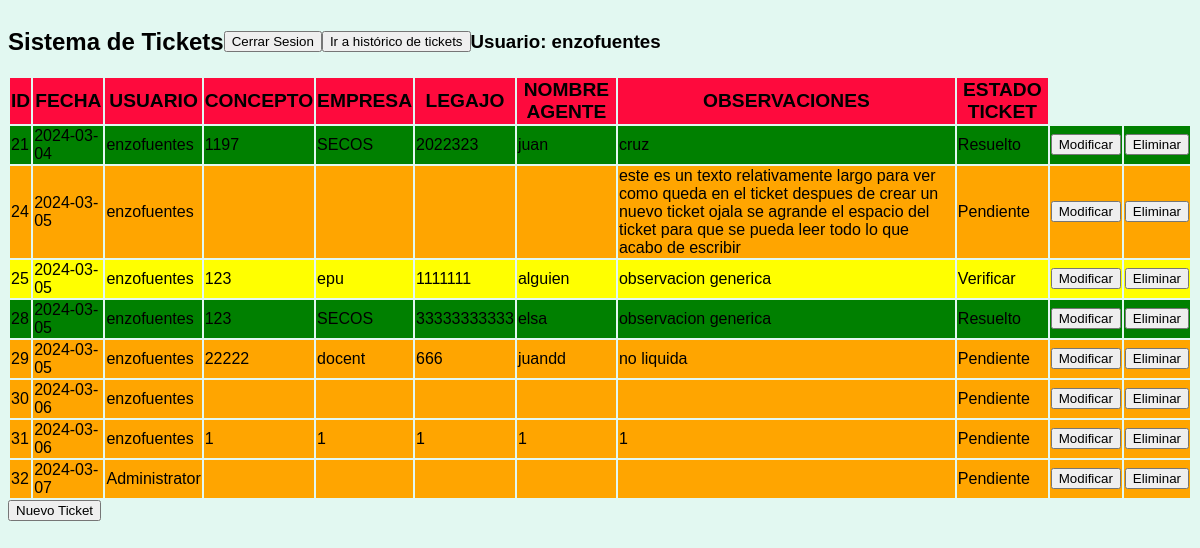
Page /api/tickets/ (signed in) on the earlier database version.
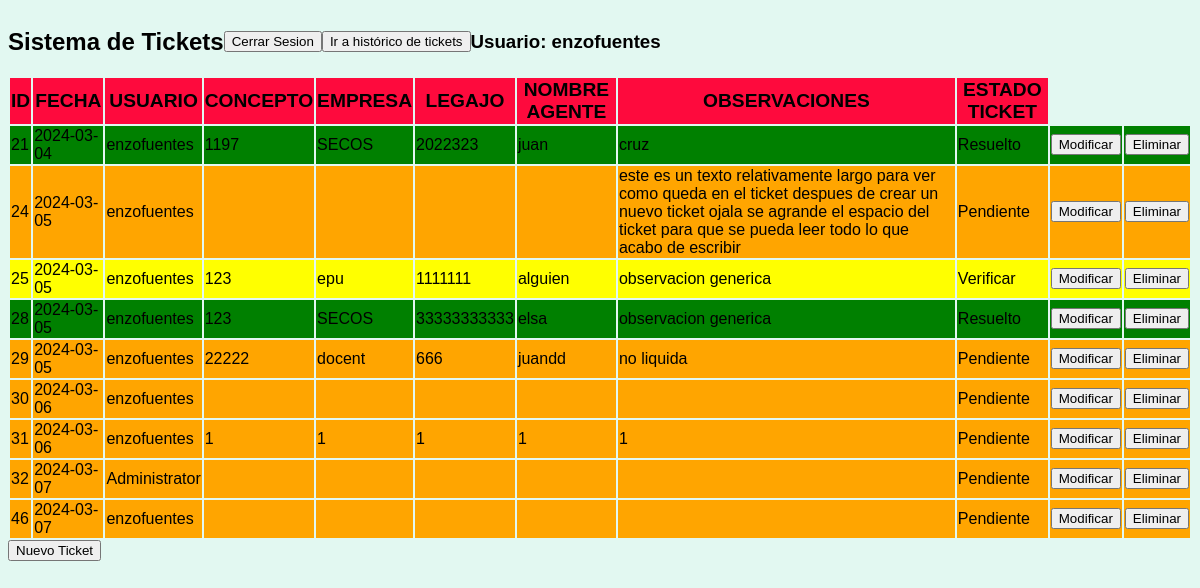
Same page on the later database version.
### tickets/models.py (models this page shows)
class Registro(models.Model):
    id_registro = models.AutoField(primary_key=True)
    fecha_liquidaciones = models.TextField(default = datetime.date.today) #deberia ser fecha
    usuario = models.CharField(max_length=100)
    concepto = models.CharField(max_length=100) #deberia ser un entero
    empresa = models.CharField(max_length=100)
    legajo = models.CharField(max_length=50) #deberia ser un entero
    nombre = models.CharField(max_length=100)
    observaciones = models.TextField(default = ' ')
    estado_liquidaciones = models.CharField(max_length=50, default = 'Pendiente')
    operador_sistemas = models.CharField(max_length=100, default = ' ')
    estado_sistemas = models.CharField(max_length=50, default = ' ')
    devoluciones = models.TextField(default = ' ')
    fecha_sistemas = models.TextField(default = ' ')

### tickets/views.py (the view)
# urls.py: path('tickets/', index, name="index"),
def index(request):
    if request.session.get('usuario_logueado'):
        regitros = Registro.objects.order_by("id_registro")
        template = loader.get_template("tickets/index.html") #codigo frontend
        context = {"regitros": regitros,
                   "usuario_logueado": request.session['username']} #el contexto son los objetos de python que voy a mostrar
        return render(request, "tickets/index.html", context)
    else:
        return redirect('http://127.0.0.1:8000/api/login/')

### tickets/templates/tickets/index.html (shortened to what this page needs)
{% load static %}
<!DOCTYPE html>
<html lang="en">
<head>
    <link rel="stylesheet" type="text/css" href="{% static 'style sheet/style.css' %}">
</head>
<body>
    <div id="nav_var">
        <div id="titulo_principal"><h2>Sistema de Tickets</h2></div>
        <div><button id="cerrar_sesion_btn"> Cerrar Sesion </button></div>
        <div><button id="historico_tickets_btn"> Ir a histórico de tickets </button></div>
        <div><h3 id="usuario_logueado">Usuario: {{ usuario_logueado }}</h3></div>
    </div>
    {% if regitros %}
    <table id="tickets">
        <div>
            <thead id="cabecera_de_tabla_tickets">
            <tr>
                <th>ID</th>
                <th>FECHA</th>
                <th>USUARIO</th>
                <th>CONCEPTO</th>
                <th>EMPRESA</th>
                <th>LEGAJO</th>
                <th>NOMBRE AGENTE</th>
                <th>OBSERVACIONES</th>
                <th>ESTADO TICKET</th>
            </tr>
        </thead>
        </div>
        <tbody>
            {% for ticket in regitros %}
                <div >
                    <tr class="ticket_row">
                        <td>{{ ticket.id_registro }}</td>
                        <td>{{ ticket.fecha_liquidaciones }}</td>
                        <td>{{ ticket.usuario }}</td>
                        <td>{{ ticket.concepto }}</td>
                        <td>{{ ticket.empresa }}</td>
                        <td>{{ ticket.legajo }}</td>
                        <td>{{ ticket.nombre }}</td>
                        <td>{{ ticket.observaciones }}</td>
                        <td>{{ ticket.estado_liquidaciones }}</td>
                        <td class="row_modificar_btn"><button>Modificar</button></td>
                        <td class="row_eliminar_btn"><button>Eliminar</button></td>
                    </tr>
                </div>
            {% endfor %}
        </tbody>
    </table>
{% else %}
    <p>NO HAY TICKETS PARA MOSTRAR.</p>
{% endif %}
<button id="nuevo_ticket_btn">Nuevo Ticket</button>
</body>
</html>

Differences in the rows shown:
added Registro: id_registro "46", fecha_liquidaciones "2024-03-07", usuario "enzofuentes", estado_liquidaciones "Pendiente"
